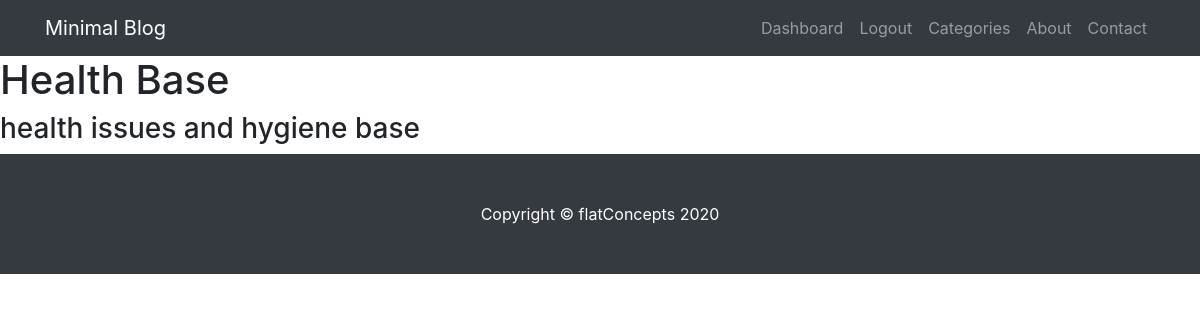
The app's page /category/2/, older data.
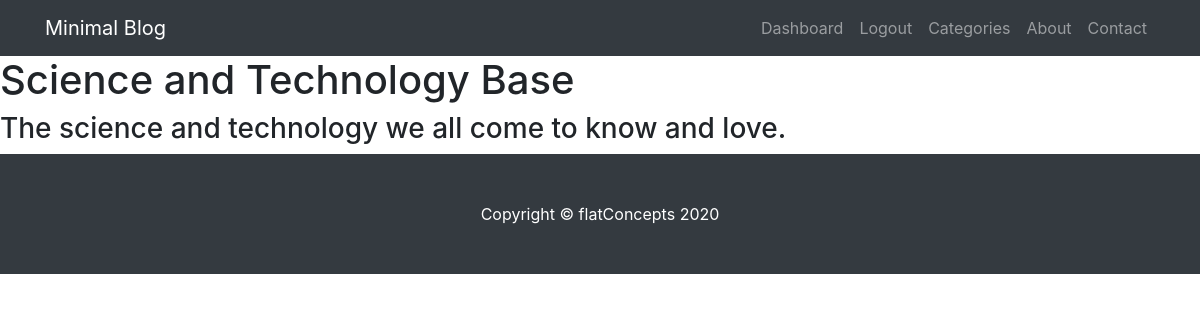
The same page, newer data.
### models.py (models this page shows, shortened)
class Category(db.Model, UserMixin):
    __tablename__ = 'categories'
    id = db.Column(db.Integer,
                   primary_key=True)
    name = db.Column(db.String,
                     nullable=False,
                     unique=True)
    description = db.Column(db.Text,
                            unique=False,
                            nullable=False)
    members = db.relationship('Post', backref=db.backref('category'))

### app.py (the view)
@app.route('/category/<int:category_id>/')
def category(category_id):
    cat = Category.query.filter_by(id=category_id).one()
    return render_template('category.html', category=cat)

### templates/category.html
{% extends 'base.html' %}
{% block content %}
<h1>{{category.name}} Base</h1>
<h3>{{ category.description }}</h3>
{% endblock %}

### templates/base.html (shortened to what this page needs)
<!DOCTYPE html>
<html lang="en">
    <head>
        <link href="{{ url_for('static', filename='css/bootstrap.min.css') }}" rel="stylesheet">
        <link href="{{ url_for('static', filename='css/main.css') }}" rel="stylesheet">
    </head>
    <body>
        {% include "navigation.html" %}
        {% block content %}
        {% endblock content %}
        <footer class="py-5 bg-dark">
            <div class="container">
                <p class="m-0 text-center text-white">Copyright &copy; flatConcepts 2020</p>
            </div>
        </footer>
    </body>
</html>

### templates/navigation.html (shortened to what this page needs)
    <nav class="navbar fixed-top navbar-expand-lg navbar-dark bg-dark fixed-top">
        <div class="container">
            <a class="navbar-brand" href="{{url_for('index')}}">Minimal Blog</a>
            <div class="collapse navbar-collapse" id="navbarResponsive">
                <ul class="navbar-nav ml-auto">
                    {% if current_user %}
                      <li class="nav-item">
                          <a class="nav-link" href="contact.html">Dashboard</a>
                      </li>
                        <li class="nav-item">
                            <a class="nav-link" href="/logout">Logout</a>
                        </li>
                    {% else %}
                        <li class="nav-item">
                            <a class="nav-link" href="contact.html">Login</a>
                        </li>
                    {% endif %}
                    <li class="nav-item">
                        <a class="nav-link" href="contact.html">Categories</a>
                    </li>
                    <li class="nav-item">
                        <a class="nav-link" href="about.html">About</a>
                    </li>
                    <li class="nav-item">
                        <a class="nav-link" href="contact.html">Contact</a>
                    </li>
                </ul>
            </div>
        </div>
    </nav>

### static/css/main.css (style rules this page uses)
body { padding-top: 56px; }

Row changes from the older to the newer data that the page shows:
changed Category: name "Health" → "Science and Technology"; description "health issues and hygiene base" → "The science and technology we all come to know and love."
